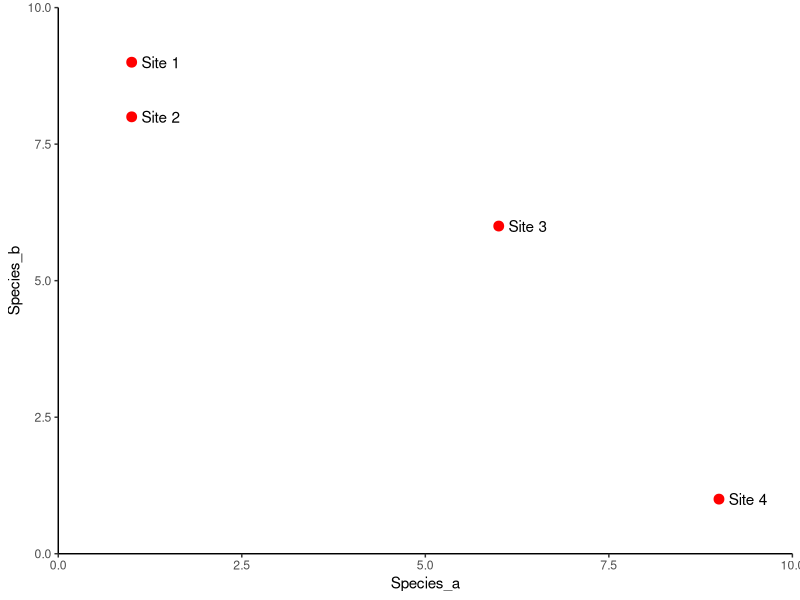
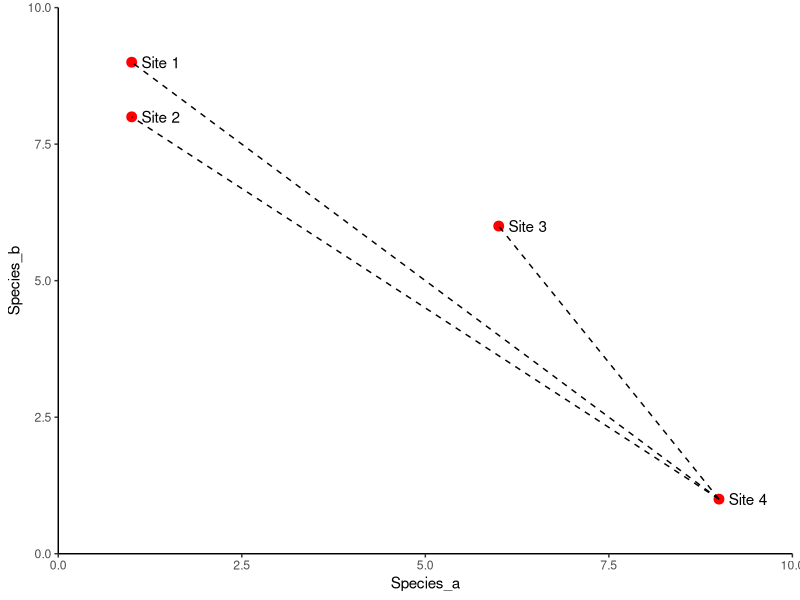
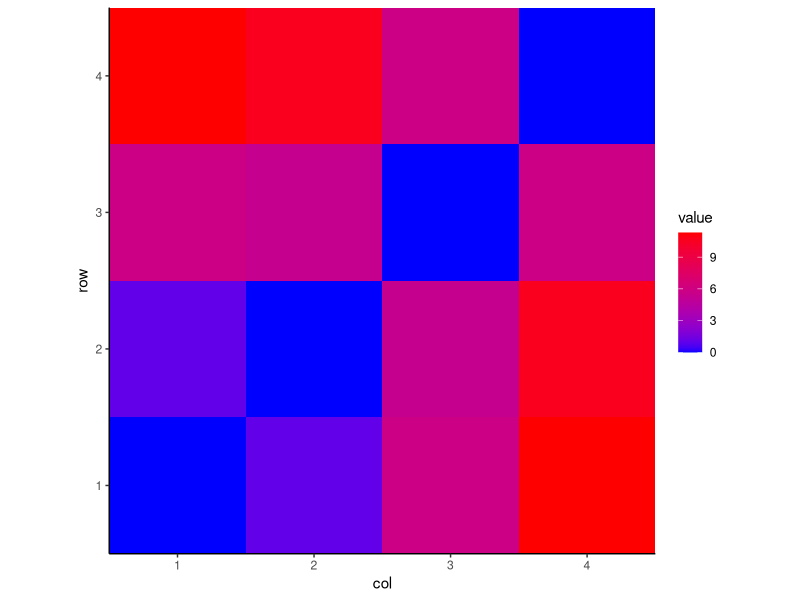
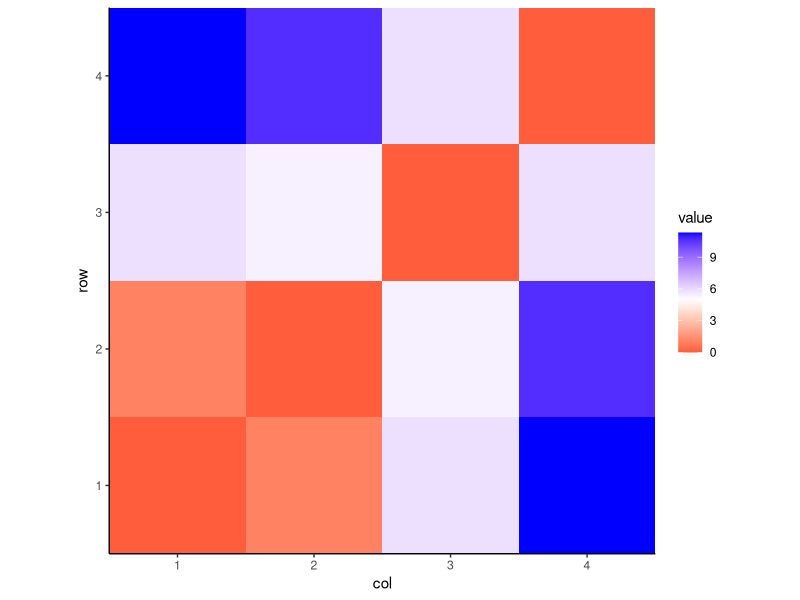
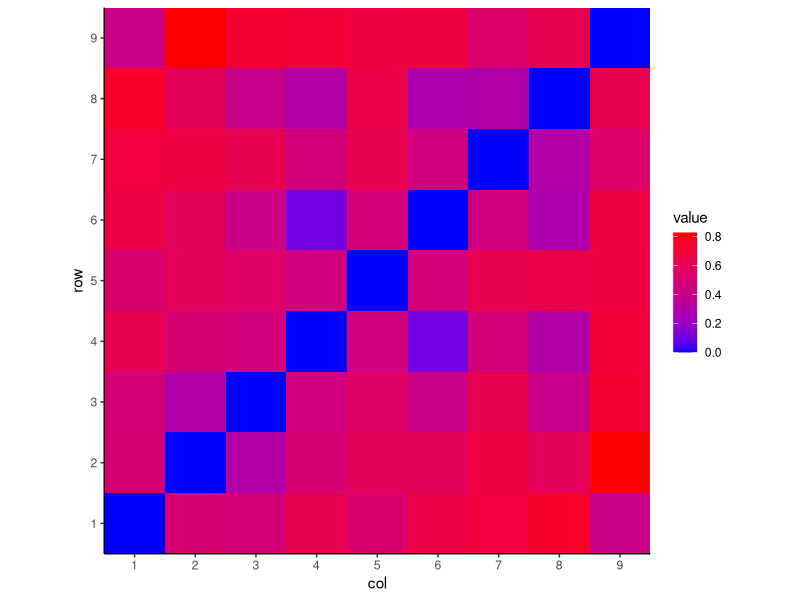

Write the R code that produced these figures, in order.
## ---- chunk 1
knitr::opts_chunk$set(echo = TRUE)
## ---- chunk 2
library(tidyverse)
library(vegan)
library(cluster)
library(RColorBrewer)
## ---- chunk 3
hyp_data <- matrix(c(1,9,1,8,6,6,9,1), byrow = TRUE, ncol = 2)
colnames(hyp_data) <- c("Species_a", "Species_b")
hyp_data
## ---- chunk 4
ggplot(data = as.data.frame(hyp_data)) + 
  geom_point(aes(x = Species_a, y = Species_b), size = 3, colour = "red") + 
  geom_text(aes(x = Species_a, y = Species_b, label = paste("Site",1:4), hjust = -0.25)) +
  coord_cartesian(xlim = c(0,10), ylim = c(0,10), expand = F) + 
  theme_classic()
## ---- chunk 5
euc_dist<- function(x,y){
      x = x[1] - x[2]
      y = y[1] - y[2]
  h = sqrt(x^2 + y^2) #Pythagorean theorom 
  return(h)
}

euc_dist(x = hyp_data[c(2,3),"Species_a"], y =hyp_data[c(2,3),"Species_b"])
## ---- chunk 6
dist(hyp_data)
## ---- chunk 7

data2 = cbind(data.frame(hyp_data),data.frame(x = 9, y = 1))

ggplot(data = as.data.frame(hyp_data)) + 
  geom_point(aes(x = Species_a, y = Species_b), size = 3, colour = "red") + 
  geom_segment(data = data2,aes(x = x, xend = Species_a, y = y, yend = Species_b), linetype = "dashed") +
  geom_text(aes(x = Species_a, y = Species_b, label = paste("Site",1:4), hjust = -0.25)) +
  coord_cartesian(xlim = c(0,10), ylim = c(0,10), expand = F) + 
  theme_classic()

## ---- chunk 8

vegdist(hyp_data, method = "euclidean")

## ---- chunk 9

euc_dist <- as.data.frame(as.matrix(vegdist(hyp_data, method = "euclidean", diag = TRUE, upper = TRUE)))
euc_dist$row <- rownames(euc_dist)

euc_dist %>% 
  gather(col, value, -row) %>% 
  mutate(col = as.numeric(col),
         row = as.numeric(row))-> bin_long
## ---- chunk 10
ggplot(data = bin_long) +
  geom_raster(aes(x = col,y=row, fill = value)) +
  scale_x_continuous(breaks = 1:4) + 
  scale_y_continuous(breaks = 1:4) + 
  coord_equal(expand = F) +
  scale_fill_gradient(low = "blue", high = "red") +
theme_classic() 
## ---- chunk 11
ggplot(data = bin_long) +
  geom_raster(aes(x = col,y=row, fill = value)) +
  scale_x_continuous(breaks = 1:4) + 
  scale_y_continuous(breaks = 1:4) + 
  coord_equal(expand = F) +
  scale_fill_gradient2( low = "red", mid = "white", high = "blue", midpoint = 5) +
theme_classic() 
## ---- chunk 12

vegdist(hyp_data, method = "manhattan")

## ---- chunk 13

max_dist<-max(vegdist(hyp_data, method = "manhattan"))
vegdist(hyp_data, method = "manhattan")/max_dist
## ---- chunk 14
vegdist(hyp_data, method = "bray")
## ---- chunk 15
vegdist(hyp_data, method = "jaccard")
## ---- chunk 16
vegdist(hyp_data, method = "kulczynski")
## ---- chunk 17

vegdist(decostand(hyp_data,  method = "normalize"), method = "euclidean")

## ---- chunk 18
vegdist(decostand(hyp_data,  method = "chi.square"), method = "euclidean")
## ---- chunk 19
vegdist(decostand(hyp_data,  method = "total", MARGIN = 1), method = "euclidean")

## ---- chunk 20
vegdist(decostand(hyp_data,  method = "hellinger"), method = "euclidean")
## ---- chunk 21
set.seed(1234)
pa_data<-matrix(c(sample(c(0,1), 8, replace = TRUE),
                  sample(c(0,1),prob = c(0.65,0.35),8, replace = TRUE)),
                byrow = TRUE, ncol = 4)
## ---- chunk 22
vegdist(pa_data, method = "jaccard", binary = TRUE)
## ---- chunk 23
vegdist(pa_data, method = "binomial", binary = TRUE)
## ---- chunk 24
vegdist(pa_data, method = "raup", binary = TRUE)
## ---- chunk 25
set.seed(123)
# create nominal variable
nom <- factor(rep(letters[1:3], each=3))
# create binary variables
bin <- as.matrix(replicate(2, rep(sample(c(0,1), 9, replace=T))))
# create numeric variables
vars <- as.matrix(replicate(3, rnorm(9)))
df <- data.frame(nom, bin, vars)
colnames(df) <- NULL
df

g_dist<-as.matrix(daisy(df, metric="gower", type=list(asymm=c(2,3))))
g_dist
## ---- chunk 26

g_dist <- as.data.frame(g_dist)
g_dist$row <- rownames(g_dist)

g_dist %>% 
  gather(col, value, -row) %>% 
  mutate(col = as.numeric(col),
         row = as.numeric(row))-> gdist_long
## ---- chunk 27
ggplot(data = gdist_long) +
  geom_raster(aes(x = col,y=row, fill = value)) +
  scale_x_continuous(breaks = 1:10) + 
  scale_y_continuous(breaks = 1:10) + 
  coord_equal(expand = F) +
  scale_fill_gradient(low = "blue", high = "red") +
theme_classic() 
